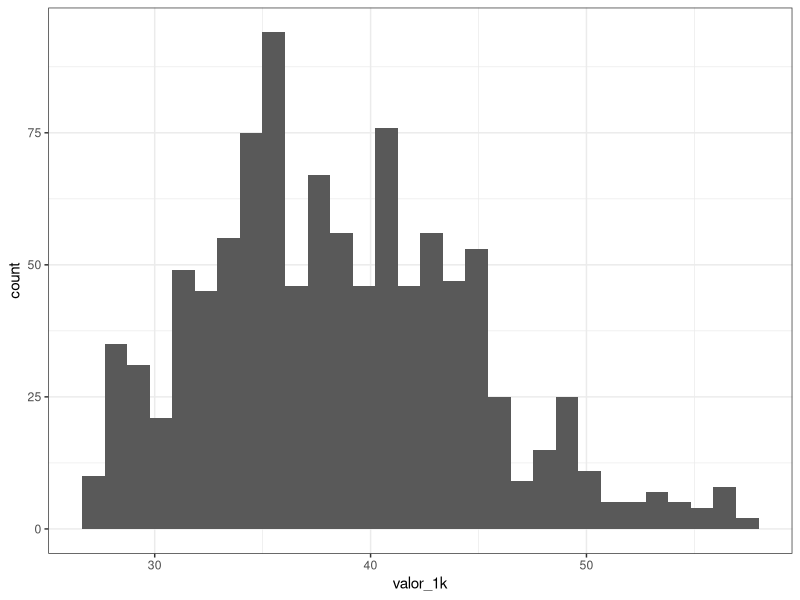
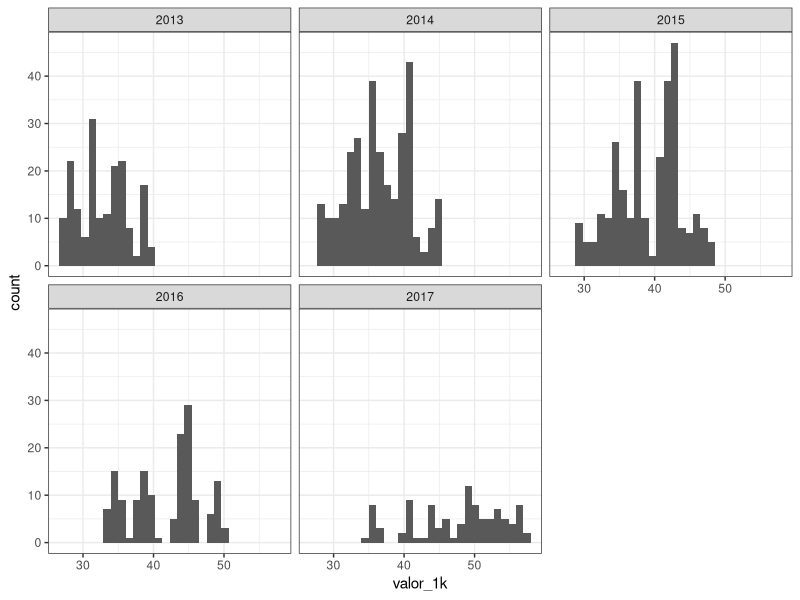
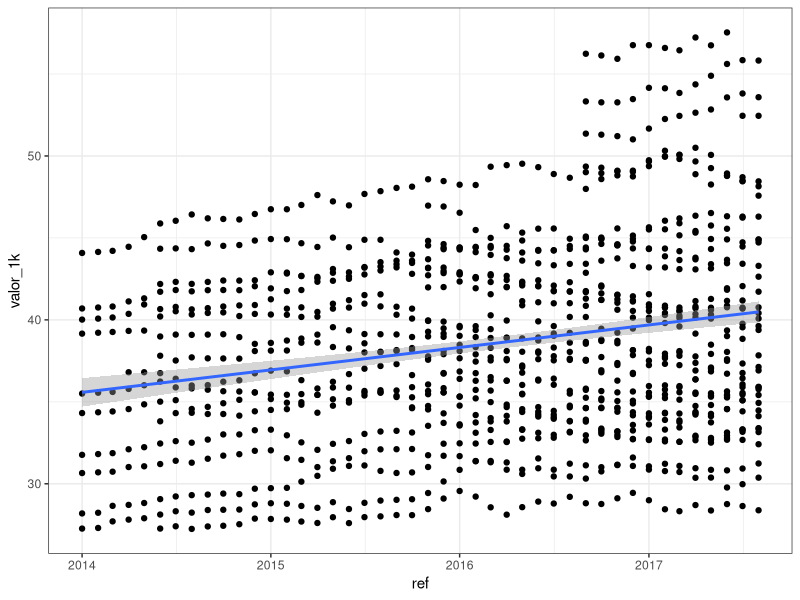
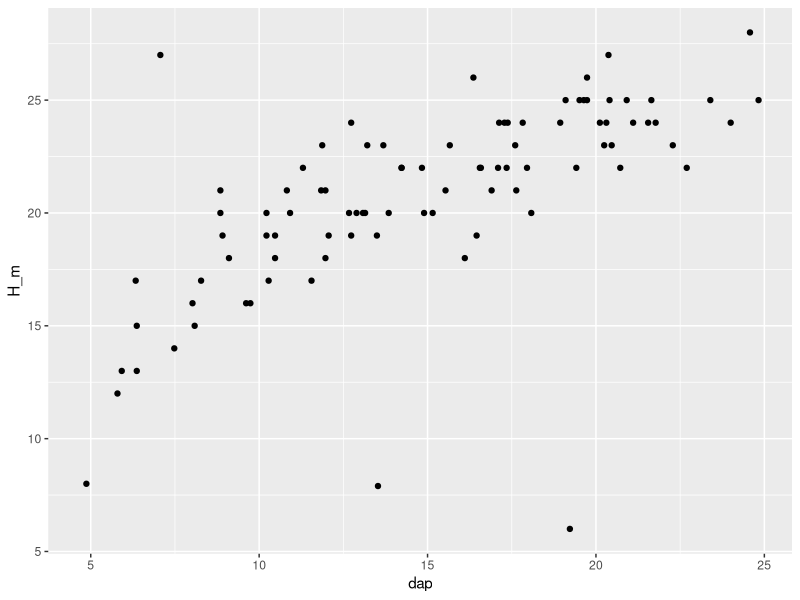
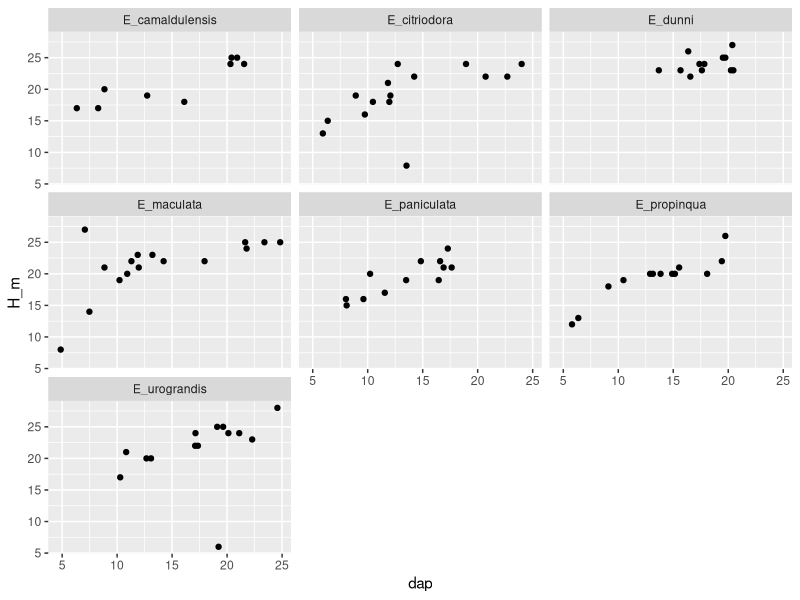
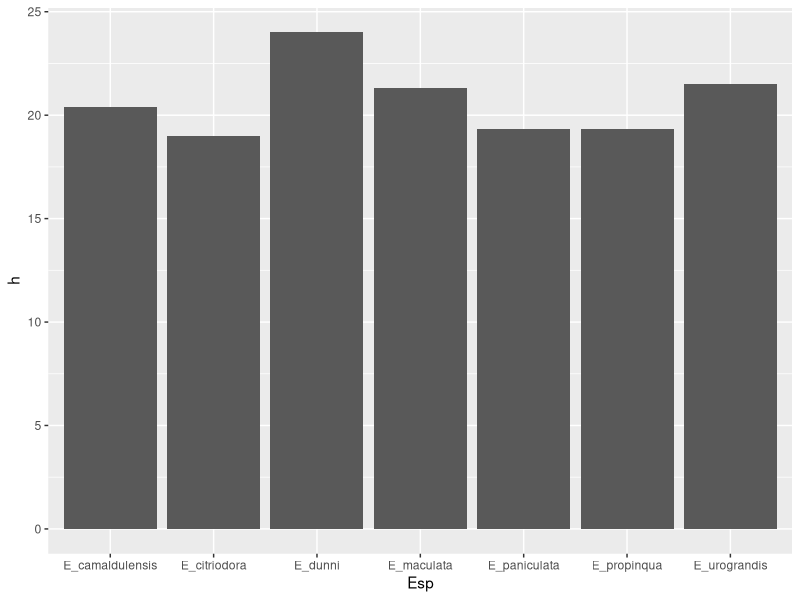
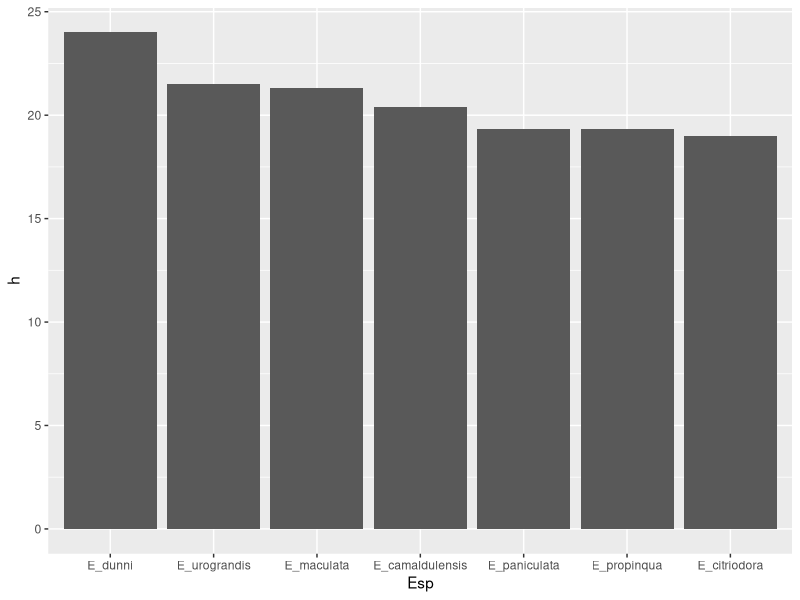

The R script that drew these images, in order:
## ---- chunk 1
knitr::opts_chunk$set(echo = FALSE, message = FALSE, warning = FALSE)
## ---- chunk 2
library(tidyverse)
library(readxl)
onix <- read_excel("input/onix.xlsx")

onix
## ---- chunk 3
onix <- mutate(onix, valor_1k = valor / 1000)

onix
## ---- chunk 4
onix %>% 
  filter(ref >= "2017-01-01") %>% 
  group_by(modelo, ano) %>% 
  summarise(valor_1k = mean(valor_1k, na.rm = TRUE))
## ---- chunk 5
ggplot(onix, aes(valor_1k)) +
  geom_histogram() +
  theme_bw()
## ---- chunk 6
ggplot(onix, aes(valor_1k)) +
  geom_histogram() +
  facet_wrap(~ano) +
  theme_bw()
## ---- chunk 7
ggplot(onix, aes(ref, valor_1k)) +
  geom_point() +
  geom_smooth(method = "lm") +
  theme_bw()
## ---- chunk 8
library(readxl)
library(tidyverse)

tume <- read_excel("input/TUME_134_2016.xlsx")

tume
## ---- chunk 9
tume <- mutate(tume, dap = CAP_cm / pi)

tume
## ---- chunk 10
tume %>% 
  group_by(Esp) %>% 
  summarise(dap = mean(dap, na.rm = TRUE))
## ---- chunk 11
ggplot(tume, aes(dap, H_m)) +
  geom_point()
## ---- chunk 12
ggplot(tume, aes(dap, H_m)) +
  geom_point() +
  facet_wrap(~Esp)
## ---- chunk 13
tume %>% 
  group_by(Esp) %>% 
  summarise(h = mean(H_m, na.rm = T)) %>% 
  ggplot(aes(Esp, h)) +
  geom_col()
## ---- chunk 14
tume %>% 
  group_by(Esp) %>% 
  summarise(h = mean(H_m, na.rm = T)) %>% 
  ggplot(aes(reorder(Esp, -h), h)) +
  geom_col() +
  labs(x = "Esp")
